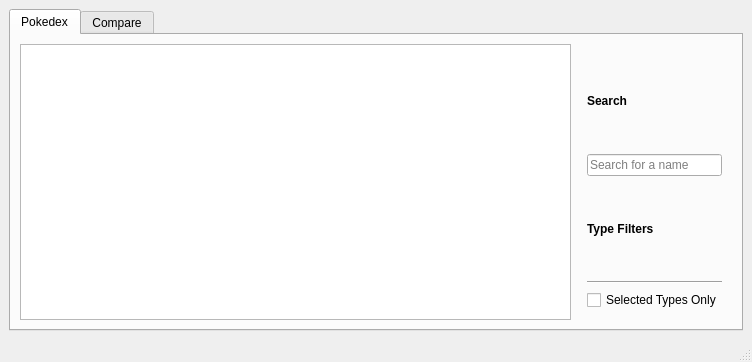
<?xml version="1.0" encoding="UTF-8"?>
<ui version="4.0">
 <class>MainWindow</class>
 <widget class="QMainWindow" name="MainWindow">
  <property name="geometry">
   <rect>
    <x>0</x>
    <y>0</y>
    <width>752</width>
    <height>362</height>
   </rect>
  </property>
  <property name="windowTitle">
   <string>MainWindow</string>
  </property>
  <widget class="QWidget" name="centralwidget">
   <layout class="QVBoxLayout" name="verticalLayout_2">
    <item>
     <layout class="QVBoxLayout" name="verticalLayout_4">
      <item>
       <widget class="QTabWidget" name="tabWidget">
        <property name="currentIndex">
         <number>0</number>
        </property>
        <widget class="QWidget" name="pokedexTab">
         <attribute name="title">
          <string>Pokedex</string>
         </attribute>
         <layout class="QVBoxLayout" name="verticalLayout_3">
          <item>
           <layout class="QHBoxLayout" name="horizontalLayout_2">
            <item>
             <widget class="QTableWidget" name="pokemonTable"/>
            </item>
            <item>
             <layout class="QVBoxLayout" name="verticalLayout">
              <property name="leftMargin">
               <number>10</number>
              </property>
              <property name="topMargin">
               <number>10</number>
              </property>
              <property name="rightMargin">
               <number>10</number>
              </property>
              <property name="bottomMargin">
               <number>10</number>
              </property>
              <item>
               <widget class="QLabel" name="label_2">
                <property name="font">
                 <font>
                  <bold>true</bold>
                 </font>
                </property>
                <property name="text">
                 <string>Search</string>
                </property>
               </widget>
              </item>
              <item>
               <widget class="QLineEdit" name="search_lineedit">
                <property name="sizePolicy">
                 <sizepolicy hsizetype="Minimum" vsizetype="Fixed">
                  <horstretch>0</horstretch>
                  <verstretch>0</verstretch>
                 </sizepolicy>
                </property>
                <property name="placeholderText">
                 <string>Search for a name</string>
                </property>
               </widget>
              </item>
              <item>
               <widget class="QLabel" name="label">
                <property name="font">
                 <font>
                  <italic>false</italic>
                  <bold>true</bold>
                 </font>
                </property>
                <property name="text">
                 <string>Type Filters</string>
                </property>
               </widget>
              </item>
              <item>
               <layout class="QVBoxLayout" name="filtersLayout"/>
              </item>
              <item>
               <widget class="Line" name="line">
                <property name="orientation">
                 <enum>Qt::Horizontal</enum>
                </property>
               </widget>
              </item>
              <item>
               <widget class="QCheckBox" name="selected_types_only">
                <property name="text">
                 <string>Selected Types Only</string>
                </property>
               </widget>
              </item>
             </layout>
            </item>
           </layout>
          </item>
         </layout>
        </widget>
        <widget class="QWidget" name="compareTab">
         <attribute name="title">
          <string>Compare</string>
         </attribute>
         <layout class="QVBoxLayout" name="verticalLayout_7">
          <item>
           <layout class="QHBoxLayout" name="horizontalLayout">
            <property name="spacing">
             <number>10</number>
            </property>
            <property name="leftMargin">
             <number>10</number>
            </property>
            <property name="topMargin">
             <number>10</number>
            </property>
            <property name="rightMargin">
             <number>10</number>
            </property>
            <property name="bottomMargin">
             <number>10</number>
            </property>
            <item>
             <layout class="QVBoxLayout" name="pokemon1_layout">
              <item>
               <widget class="QComboBox" name="pokemon1_combobox">
                <property name="sizePolicy">
                 <sizepolicy hsizetype="Expanding" vsizetype="Fixed">
                  <horstretch>0</horstretch>
                  <verstretch>0</verstretch>
                 </sizepolicy>
                </property>
               </widget>
              </item>
              <item>
               <layout class="QVBoxLayout" name="verticalLayout_6">
                <property name="leftMargin">
                 <number>10</number>
                </property>
                <property name="topMargin">
                 <number>10</number>
                </property>
                <property name="rightMargin">
                 <number>10</number>
                </property>
                <property name="bottomMargin">
                 <number>10</number>
                </property>
                <item>
                 <widget class="QLabel" name="pokemon1_img">
                  <property name="text">
                   <string>No Pokemon selected.</string>
                  </property>
                  <property name="alignment">
                   <set>Qt::AlignCenter</set>
                  </property>
                 </widget>
                </item>
               </layout>
              </item>
              <item>
               <layout class="QHBoxLayout" name="pokemon1_types"/>
              </item>
             </layout>
            </item>
            <item>
             <layout class="QVBoxLayout" name="verticalLayout_5">
              <property name="leftMargin">
               <number>10</number>
              </property>
              <property name="topMargin">
               <number>10</number>
              </property>
              <property name="rightMargin">
               <number>10</number>
              </property>
              <property name="bottomMargin">
               <number>10</number>
              </property>
              <item>
               <layout class="QVBoxLayout" name="chart_layout">
                <property name="leftMargin">
                 <number>0</number>
                </property>
                <property name="topMargin">
                 <number>0</number>
                </property>
                <property name="rightMargin">
                 <number>0</number>
                </property>
               </layout>
              </item>
             </layout>
            </item>
            <item>
             <layout class="QVBoxLayout" name="pokemon2_layout">
              <item>
               <widget class="QComboBox" name="pokemon2_combobox">
                <property name="sizePolicy">
                 <sizepolicy hsizetype="Expanding" vsizetype="Fixed">
                  <horstretch>0</horstretch>
                  <verstretch>0</verstretch>
                 </sizepolicy>
                </property>
               </widget>
              </item>
              <item>
               <layout class="QVBoxLayout" name="verticalLayout_8">
                <property name="leftMargin">
                 <number>10</number>
                </property>
                <property name="topMargin">
                 <number>10</number>
                </property>
                <property name="rightMargin">
                 <number>10</number>
                </property>
                <property name="bottomMargin">
                 <number>10</number>
                </property>
                <item>
                 <widget class="QLabel" name="pokemon2_img">
                  <property name="text">
                   <string>No Pokemon selected.</string>
                  </property>
                  <property name="alignment">
                   <set>Qt::AlignCenter</set>
                  </property>
                 </widget>
                </item>
               </layout>
              </item>
              <item>
               <layout class="QHBoxLayout" name="pokemon2_types"/>
              </item>
             </layout>
            </item>
           </layout>
          </item>
         </layout>
        </widget>
       </widget>
      </item>
     </layout>
    </item>
   </layout>
  </widget>
  <widget class="QMenuBar" name="menubar">
   <property name="geometry">
    <rect>
     <x>0</x>
     <y>0</y>
     <width>752</width>
     <height>21</height>
    </rect>
   </property>
  </widget>
  <widget class="QStatusBar" name="statusbar"/>
 </widget>
 <resources/>
 <connections/>
</ui>
